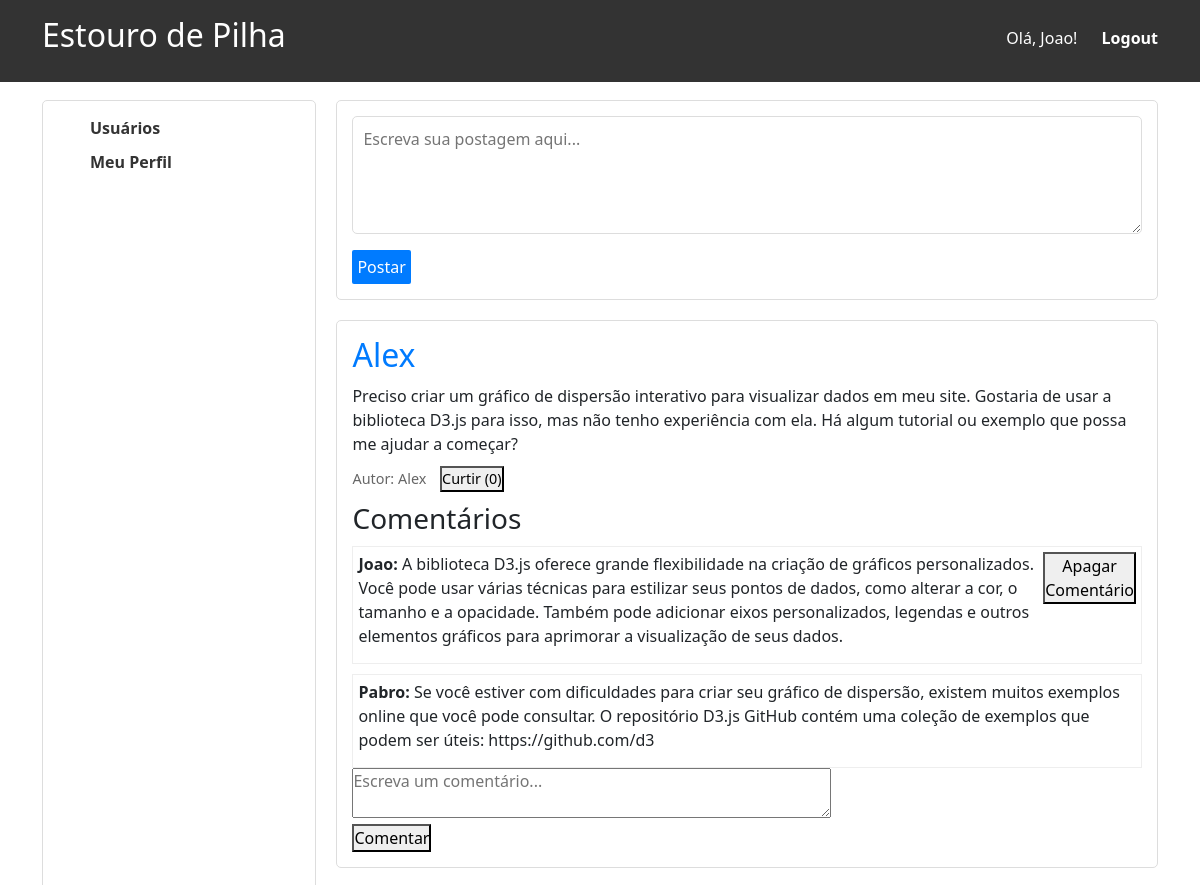
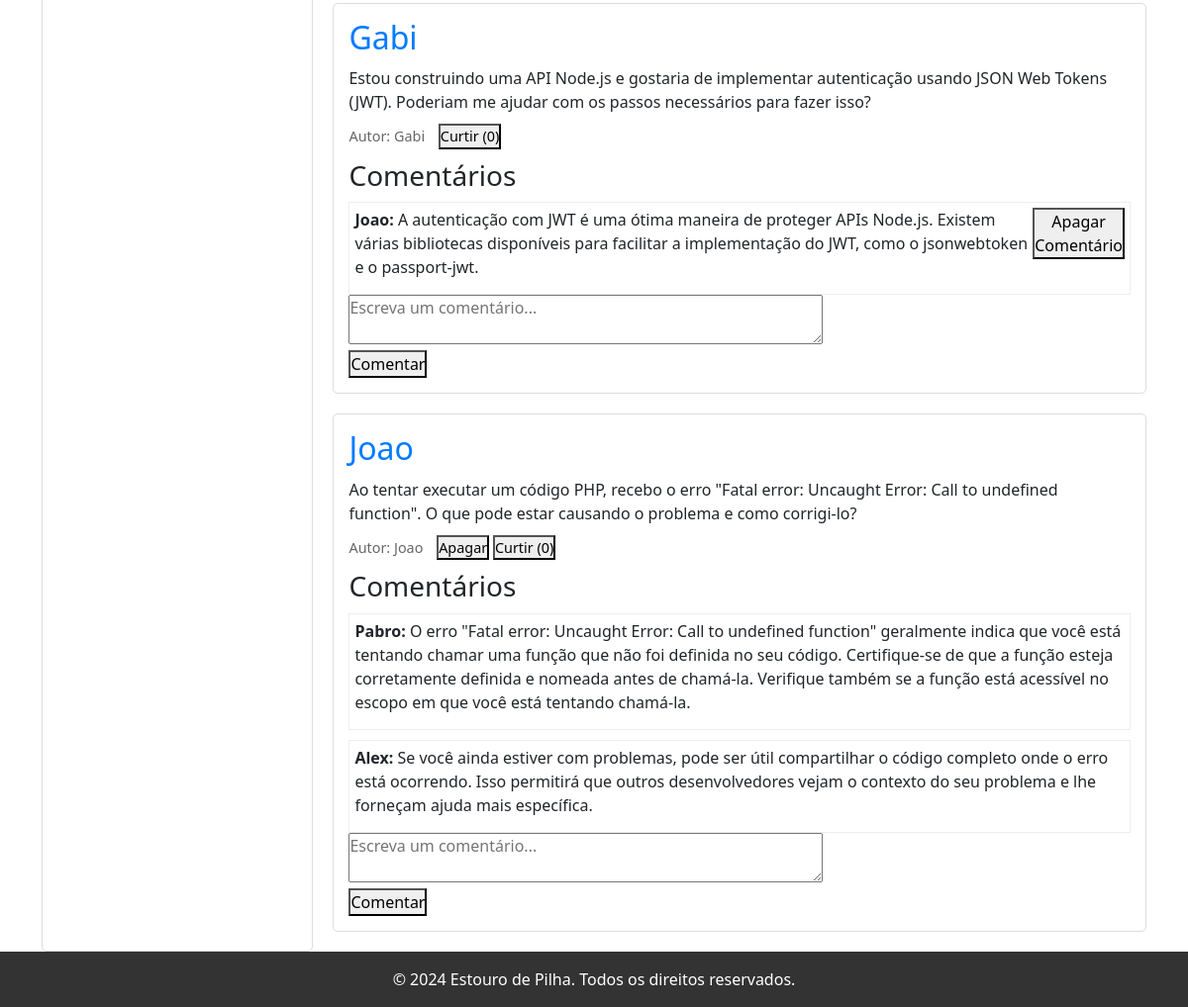
The page /index.php (signed in) on the database its author committed (2 pictures, top to bottom).
### tables this page shows
CREATE TABLE IF NOT EXISTS db_post (
  post_id INT NOT NULL AUTO_INCREMENT,
  post_tittle VARCHAR(30) NOT NULL,
  post_body TEXT NOT NULL,
   
  post_note INT,
  usr_id INT NOT NULL,
  PRIMARY KEY (post_id),
  FOREIGN KEY (usr_id) REFERENCES db_usr(usr_id)
);

CREATE TABLE IF NOT EXISTS db_usr (
  usr_id INT NOT NULL AUTO_INCREMENT,
  usr_name VARCHAR(20) NOT NULL,
  usr_password VARCHAR(255) NOT NULL,
  PRIMARY KEY (usr_id)
);

CREATE TABLE IF NOT EXISTS db_comm (
  comm_id INT NOT NULL AUTO_INCREMENT,
  comm_body TEXT NOT NULL,
  comm_note INT,
  usr_id INT NOT NULL,
  post_id INT NOT NULL,
  PRIMARY KEY (comm_id),
  FOREIGN KEY (usr_id) REFERENCES db_usr(usr_id),
  FOREIGN KEY (post_id) REFERENCES db_post(post_id) ON DELETE CASCADE
);

### banco.php (called while the page is built, shortened)
<?php
$dbhost = "localhost";
$dbuser = "root";
$dbpass = "";
$dbname = "db_estouro_de_pilha";
$banco = new mysqli($dbhost, $dbuser, $dbpass, $dbname);
function countLikes(int $post_id) {
    global $banco;
    $sql = "SELECT COUNT(*) AS likes FROM db_likes WHERE post_id = ?";
    $stmt = $banco->prepare($sql);
    $stmt->bind_param("i", $post_id);
    $stmt->execute();
    $result = $stmt->get_result();
    return $result->fetch_object()->likes;
}
?>

### index.php (the view, shortened to what this page needs)
<?php
$logged_in = $_SESSION['logged_in'] ?? false;
$usr = $_SESSION['usr'] ?? '';
require_once 'banco.php';
$result_posts = $banco->query("SELECT db_post.post_id, db_post.post_body, db_post.usr_id, db_usr.usr_name FROM db_post JOIN db_usr ON db_post.usr_id = db_usr.usr_id ORDER BY db_post.post_id DESC");
?>
<!DOCTYPE html>
<html lang="pt-br">
<head>
    <link rel="stylesheet" href="estilos.css">
    <link href="https://cdn.jsdelivr.net/npm/bootstrap@5.3.3/dist/css/bootstrap.min.css" rel="stylesheet">
</head>
<body>
<header>
    <div class="container">
        <h1>Estouro de Pilha</h1>
        <nav>
            <ul>
                <?php if ($logged_in): ?>
                    <li>Olá, <?php echo htmlspecialchars($usr); ?>!</li>
                    <li><a href="logout.php">Logout</a></li>
                <?php else: ?>
                    <li>Bem-vindo!</li>
                    <li><a href="login.php">Login</a></li>
                    <li><a href="register.php">Cadastre-se</a></li>
                <?php endif; ?>
            </ul>
        </nav>
    </div>
</header>
<main class="container">
    <aside class="sidebar">
        <ul>
            <li><a href="pesquisa_usuario.php">Usuários</a></li>
            <?php if ($logged_in): ?>
                <li><a href="meu_perfil.php">Meu Perfil</a></li>
            <?php endif; ?>
        </ul>
    </aside>
    <section class="feed">
        <?php if ($logged_in): ?>
            <div class="new-post">
                <form action="new_post.php" method="post">
                    <textarea name="post_body" rows="4" cols="50" placeholder="Escreva sua postagem aqui..." required></textarea><br>
                    <button type="submit">Postar</button>
                </form>
            </div>
        <?php endif; ?>
        <?php while ($post = $result_posts->fetch_object()): ?>
            <div class="post">
                <h2><?php echo htmlspecialchars($post->usr_name); ?></h2>
                <p><?php echo nl2br(htmlspecialchars($post->post_body)); ?></p>
                <div class="post-info">
                    <span>Autor: <?php echo htmlspecialchars($post->usr_name); ?></span>
                    <?php if ($logged_in && $usr === $post->usr_name): ?>
                        <form action="delete_post.php" method="post" style="display:inline;">
                            <button type="submit">Apagar</button>
                        </form>
                    <?php endif; ?>
                    <?php if ($logged_in): ?>
                        <form action="like.php" method="post" style="display:inline;">
                            <button type="submit">
                                <?php
                                    $stmt_check_like = $banco->prepare("SELECT * FROM db_likes WHERE post_id = ? AND usr_id = ?");
                                    $stmt_check_like->bind_param("ii", $post->post_id, $_SESSION['usr_id']);
                                    $stmt_check_like->execute();
                                    $result_check_like = $stmt_check_like->get_result();
                                    echo ($result_check_like->num_rows > 0) ? 'Descurtir' : 'Curtir';
                                ?>
                                (<?php echo countLikes($post->post_id); ?>)
                            </button>
                        </form>
                    <?php else: ?>
                        <span>Curtidas: (<?php echo countLikes($post->post_id); ?>)</span>
                    <?php endif; ?>
                </div>
                <div class="comments">
                    <h3>Comentários</h3>
                    <?php
                    $sql_comments = "SELECT db_comm.comm_id, db_comm.comm_body, db_comm.usr_id, db_usr.usr_name FROM db_comm JOIN db_usr ON db_comm.usr_id = db_usr.usr_id WHERE db_comm.post_id = ? ORDER BY db_comm.comm_id ASC";
                    $stmt_comments = $banco->prepare($sql_comments);
                    $stmt_comments->bind_param("i", $post->post_id);
                    $stmt_comments->execute();
                    $result_comments = $stmt_comments->get_result();
                    while ($comment = $result_comments->fetch_object()):
                    ?>
                        <div class="comment">
                            <p><b><?php echo htmlspecialchars($comment->usr_name); ?>: </b><?php echo nl2br(htmlspecialchars($comment->comm_body)); ?></p>
                            <?php if ($logged_in && ($comment->usr_id == $_SESSION['usr_id'])): ?>
                                <form action="delete_comment.php" method="post" style="display: inline;">
                                    <button type="submit">Apagar Comentário</button>
                                </form>
                            <?php endif; ?>
                        </div>
                    <?php endwhile; ?>
                    <?php if ($logged_in): ?>
                        <form action="comment.php" method="post">
                            <textarea name="comm_body" rows="2" cols="50" placeholder="Escreva um comentário..." required></textarea><br>
                            <button type="submit">Comentar</button>
                        </form>
                    <?php endif; ?>
                </div>
            </div>
        <?php endwhile; ?>
    </section>
</main>
<footer>
    <div class="container">
        <p>&copy; 2024 Estouro de Pilha. Todos os direitos reservados.</p>
    </div>
</footer>
</body>
</html>

### estilos.css (style rules this page uses)
* { margin: 0; padding: 0; box-sizing: border-box; }
body { font-family: Arial, sans-serif; line-height: 1.6; background-color: #f4f4f4; }
.container { width: 80%; margin: auto; overflow: hidden; }
header { background: #333; color: #fff; padding: 1rem 0; position: fixed; top: 0; width: 100%; z-index: 1000; }
header h1 { float: left; font-size:xx-large; font-display:inherit ; }
header nav { float: right; margin-top: 10px; }
header nav ul { list-style: none; }
header nav ul li { display: inline; margin-left: 20px; }
header nav ul li a { color: #fff; text-decoration: none; font-weight: bold; }
main { display: flex; margin-top: 80px; }
.sidebar { width: 25%; background: #fff; padding: 15px; margin-right: 20px; border: 1px solid #ddd; border-radius: 5px; margin-top: 100px; }
.sidebar ul { list-style: none; }
.sidebar ul li { margin-bottom: 10px; }
.sidebar ul li a { text-decoration: none; color: #333; font-weight: bold; }
.feed { width: 75%; margin-top: 100px; }
.new-post { margin-bottom: 20px; padding: 15px; background: #fff; border: 1px solid #ddd; border-radius: 5px; }
.new-post textarea { width: 100%; border: 1px solid #ddd; border-radius: 5px; padding: 10px; font-size: 1rem; }
.new-post button { padding: 5px; font-size: 1rem; border: none; background: #007BFF; color: #fff; border-radius: 2px; cursor: pointer; margin-top: 10px; }
.post { background: #fff; padding: 15px; margin-bottom: 20px; border: 1px solid #ddd; border-radius: 5px; }
.post h2 { margin-bottom: 10px; color: #007BFF; }
.post p { margin-bottom: 10px; }
.post-info { margin-top: 10px; font-size: 0.9rem; color: #666; }
.post-info span { margin-right: 10px; }
.comments { margin-top: 10px; }
.comment { margin-top: 10px; padding: 5px; border: 1px solid #eee; display: flex; }
footer { display: flex; flex-direction: column; margin-top: auto; background: #333; color: #fff; text-align: center; padding: 1rem 0; width: 100%; }
footer p { margin: 0; }

### rows shown on the page
db_post: usr.usr_name "Alex", post_body "Preciso criar um gráfico de dispersão interativo para visualizar dados em meu site. Gostaria de usar a biblioteca D3.js para isso, mas não tenho experiência com ela. Há algum tutorial ou exemplo que possa me ajudar a começar?", post_id "0"
db_comm: usr.usr_name "Joao", comm_body "A biblioteca D3.js oferece grande flexibilidade na criação de gráficos personalizados. Você pode usar várias técnicas para estilizar seus pontos de dados, como alterar a cor, o tamanho e a opacidade. Também pode adicionar eixos personalizados, legendas e outros elementos gráficos para aprimorar a visualização de seus dados."
db_comm: usr.usr_name "Pabro", comm_body "Se você estiver com dificuldades para criar seu gráfico de dispersão, existem muitos exemplos online que você pode consultar. O repositório D3.js GitHub contém uma coleção de exemplos que podem ser úteis: https://github.com/d3"
db_post: usr.usr_name "Gabi", post_body "Estou construindo uma API Node.js e gostaria de implementar autenticação usando JSON Web Tokens (JWT). Poderiam me ajudar com os passos necessários para fazer isso?", post_id "0"
db_comm: usr.usr_name "Joao", comm_body "A autenticação com JWT é uma ótima maneira de proteger APIs Node.js. Existem várias bibliotecas disponíveis para facilitar a implementação do JWT, como o jsonwebtoken e o passport-jwt."
db_post: usr.usr_name "Joao", post_body "Ao tentar executar um código PHP, recebo o erro \"Fatal error: Uncaught Error: Call to undefined function\". O que pode estar causando o problema e como corrigi-lo?", post_id "0"
db_comm: usr.usr_name "Pabro", comm_body "O erro \"Fatal error: Uncaught Error: Call to undefined function\" geralmente indica que você está tentando chamar uma função que não foi definida no seu código. Certifique-se de que a função esteja corretamente definida e nomeada antes de chamá-la. Verifique também se a função está acessível no escopo em que você está tentando chamá-la."
db_comm: usr.usr_name "Alex", comm_body "Se você ainda estiver com problemas, pode ser útil compartilhar o código completo onde o erro está ocorrendo. Isso permitirá que outros desenvolvedores vejam o contexto do seu problema e lhe forneçam ajuda mais específica."

### other values the page prints
$usr "Joao"
